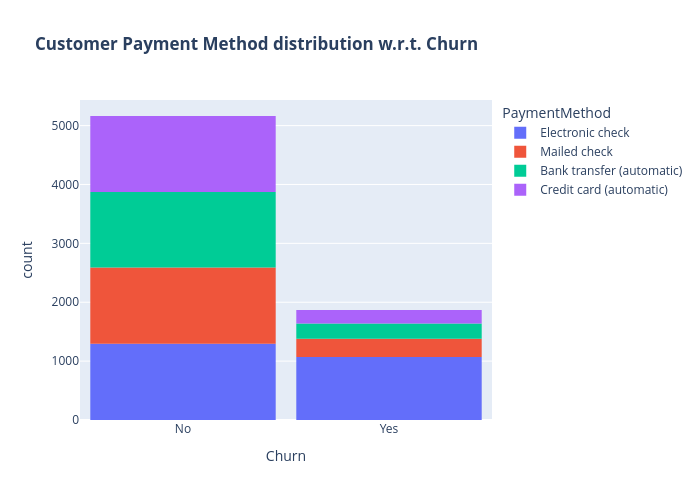

This figure's notebook cell:
### Code cell
#Customer Payment Method distribution w.r.t. Churn
fig = px.histogram(df, x="Churn", color="PaymentMethod", title="<b>Customer Payment Method distribution w.r.t. Churn</b>")
fig.update_layout(width=700, height=500, bargap=0.1)
fig.show()

### Figure 1 — Plotly figure (JSON) as saved in the notebook; plotly's stock layout.template omitted (floating-point values rounded to 4 significant figures; data arrays with more than 128 entries replaced by an {"elided": "..."} marker saying what was removed)
{"data": [{"bingroup": "x", "hovertemplate": "PaymentMethod=Electronic check<br>Churn=%{x}<br>count=%{y}<extra></extra>", "legendgroup": "Electronic check", "marker": {"color": "#636efa", "pattern": {"shape": ""}}, "name": "Electronic check", "orientation": "v", "showlegend": true, "type": "histogram", "x": {"elided": "2365 str values"}, "xaxis": "x", "yaxis": "y"}, {"bingroup": "x", "hovertemplate": "PaymentMethod=Mailed check<br>Churn=%{x}<br>count=%{y}<extra></extra>", "legendgroup": "Mailed check", "marker": {"color": "#EF553B", "pattern": {"shape": ""}}, "name": "Mailed check", "orientation": "v", "showlegend": true, "type": "histogram", "x": {"elided": "1604 str values"}, "xaxis": "x", "yaxis": "y"}, {"bingroup": "x", "hovertemplate": "PaymentMethod=Bank transfer (automatic)<br>Churn=%{x}<br>count=%{y}<extra></extra>", "legendgroup": "Bank transfer (automatic)", "marker": {"color": "#00cc96", "pattern": {"shape": ""}}, "name": "Bank transfer (automatic)", "orientation": "v", "showlegend": true, "type": "histogram", "x": {"elided": "1542 str values"}, "xaxis": "x", "yaxis": "y"}, {"bingroup": "x", "hovertemplate": "PaymentMethod=Credit card (automatic)<br>Churn=%{x}<br>count=%{y}<extra></extra>", "legendgroup": "Credit card (automatic)", "marker": {"color": "#ab63fa", "pattern": {"shape": ""}}, "name": "Credit card (automatic)", "orientation": "v", "showlegend": true, "type": "histogram", "x": {"elided": "1521 str values"}, "xaxis": "x", "yaxis": "y"}], "layout": {"bargap": 0.1, "barmode": "relative", "height": 500, "legend": {"title": {"text": "PaymentMethod"}, "tracegroupgap": 0}, "title": {"text": "<b>Customer Payment Method distribution w.r.t. Churn</b>"}, "width": 700, "xaxis": {"anchor": "y", "domain": [0, 1], "title": {"text": "Churn"}}, "yaxis": {"anchor": "x", "domain": [0, 1], "title": {"text": "count"}}}}
